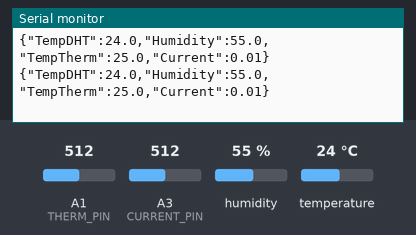
The sketch below on a simulated Arduino Uno, built with avr-gcc and run on an emulated ATmega328P. Shown: the last lines printed to the serial monitor. Inputs (shaded band) come from the test bench; at power-on: humidity 55 %, A1 (THERM_PIN) = 512, A3 (CURRENT_PIN) = 512, temperature 24 °C.

Above: at 1.8 s.
1.9 s: humidity set to 22 %
At 2.8 s:
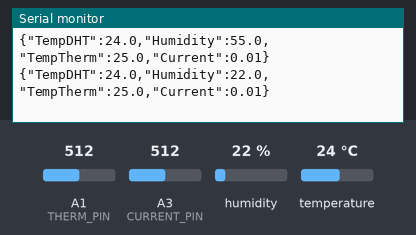
3.4 s: A1 (THERM_PIN) set to 716
At 4.7 s:
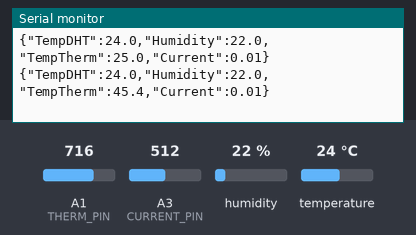
4.9 s: A3 (CURRENT_PIN) set to 716
At 5.7 s:
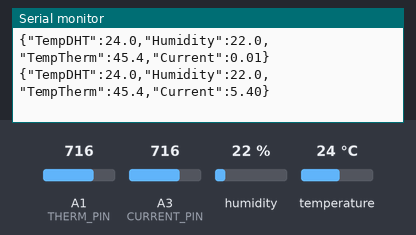
6.4 s: temperature set to 12 °C
At 7.6 s:
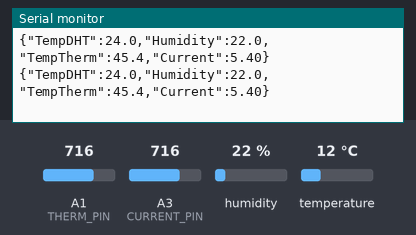
7.9 s: A1 (THERM_PIN) set to 992
At 8.6 s:
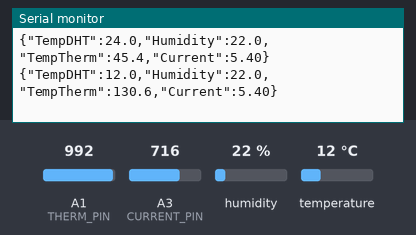
9.4 s: A3 (CURRENT_PIN) set to 992
At 10.5 s:
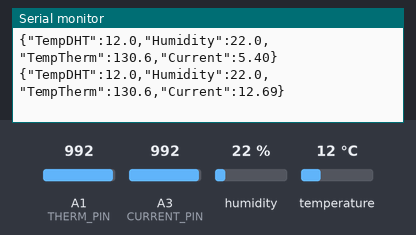
Timing chart, 0 to 11.9 s (numbered marks = the images above; inputs shaded):
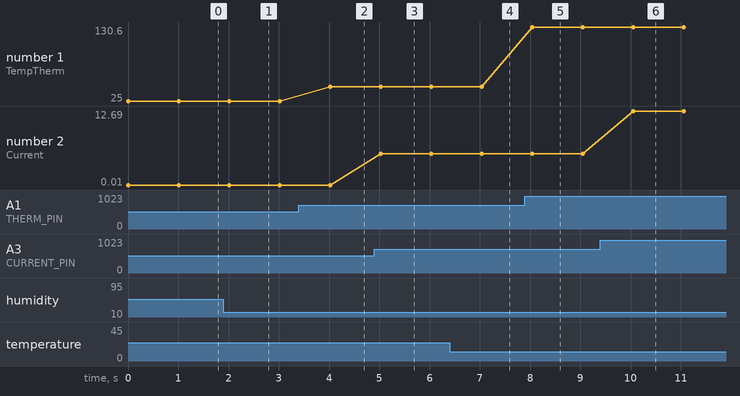

The sketch:

SCADA.ino
```cpp
#include <DHT.h>
#include <math.h>

// -------------------- Pins --------------------
#define DHTPIN 2
#define DHTTYPE DHT22
#define CURRENT_PIN A3   // ACS712
#define THERM_PIN A1     // Thermistor

// -------------------- Objects --------------------
DHT dht(DHTPIN, DHTTYPE);

void setup() {
  Serial.begin(9600);
  dht.begin();
}

void loop() {

  // -------------------- 1. DHT22 --------------------
  float humidity = dht.readHumidity();
  float tempDHT = dht.readTemperature();

  if (isnan(humidity) || isnan(tempDHT)) {
    humidity = -1;
    tempDHT = -1;
  }

  // -------------------- 2. ACS712 Current --------------------
  int rawCurrent = analogRead(CURRENT_PIN);
  float vOut = (rawCurrent / 1023.0) * 5.0;
  float current = (vOut - 2.5) / 0.185; // ACS712 5A

  // -------------------- 3. Thermistor (A1) --------------------
  int rawTherm = analogRead(THERM_PIN);
  if (rawTherm == 0) rawTherm = 1;

  float resistance = (1023.0 / rawTherm - 1.0) * 10000.0; // 10k resistor
  float tempK = 1.0 / (log(resistance / 10000.0) / 3950.0 + 1.0 / 298.15);
  float tempTherm = tempK - 273.15;

  // -------------------- 4. Send JSON --------------------
  Serial.print("{");
  Serial.print("\"TempDHT\":"); Serial.print(tempDHT, 1); Serial.print(",");
  Serial.print("\"Humidity\":"); Serial.print(humidity, 1); Serial.print(",");
  Serial.print("\"TempTherm\":"); Serial.print(tempTherm, 1); Serial.print(",");
  Serial.print("\"Current\":"); Serial.print(current, 2);
  Serial.println("}");

  delay(1000);
}
```

Measured:
- after the input at 1.9 s, the serial monitor: prints a new line after 0.12 s (image 1)
- after the input at 3.4 s, the serial monitor: prints a new line after 0.63 s (image 2)
- after the input at 4.9 s, the serial monitor: prints a new line after 0.13 s (image 3)
- after the input at 7.9 s, the serial monitor: prints a new line after 0.14 s (image 5)
- after the input at 9.4 s, the serial monitor: prints a new line after 0.66 s (image 6)
- plotted number 1: 25 → 45.4 after the input at 3.4 s, 45.4 → 130.6 after the input at 7.9 s
- plotted number 2: 0.01 → 5.4 after the input at 4.9 s, 5.4 → 12.69 after the input at 9.4 s
